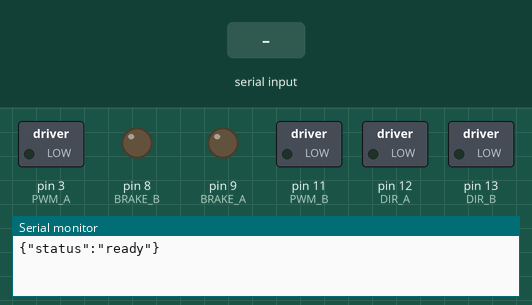
Recording of a sketch running on a simulated Arduino Uno, built with avr-gcc and run on an emulated ATmega328P. On the bench: switched loads named in the sketch (green lamp = pin HIGH), output pins drawn as LEDs (lit = HIGH), the last lines printed to the serial monitor. The test bench sets the inputs (shaded band).

Above: at 1.2 s.
1.3 s: "S" received over Serial
At 2.2 s:
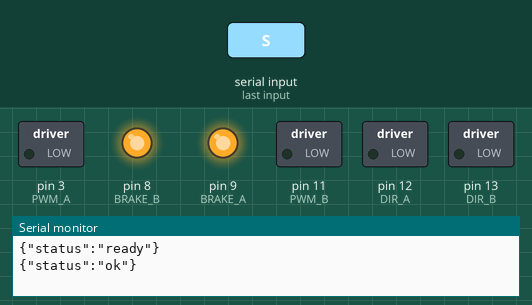
2.8 s: "F90\n" received over Serial
At 3.4 s:
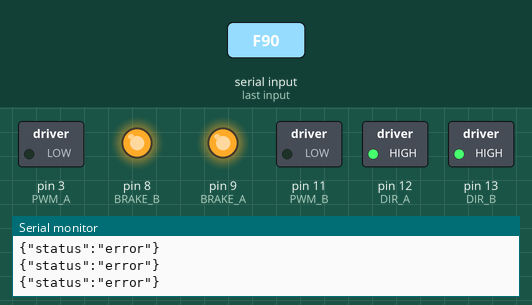
4.3 s: "L90\n" received over Serial
At 5.5 s:
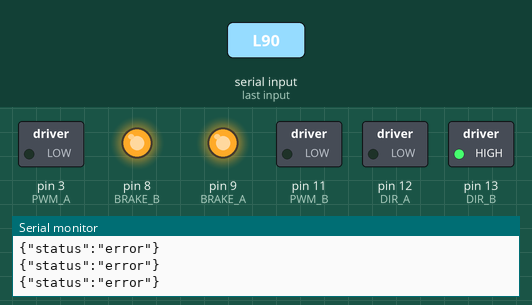
5.8 s: "R90\n" received over Serial
At 6.8 s:
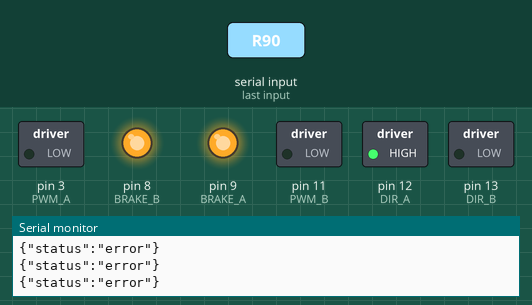
7.3 s: "G90\n" received over Serial
At 8.0 s:
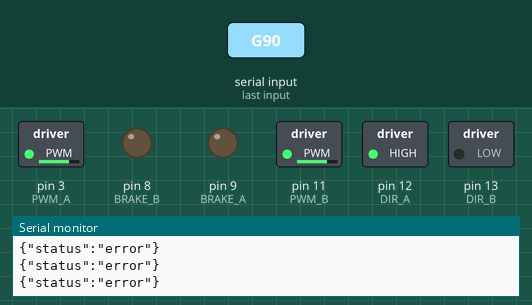
Timing chart, 0 to 9.8 s (numbered marks = the images above; inputs shaded):
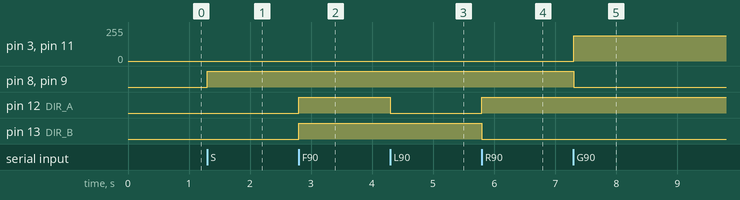

Measured:
- after the input at 1.3 s, pin 8 (BRAKE_B), pin 9 (BRAKE_A): LOW → HIGH at once
- after the input at 2.8 s, pin 12 (DIR_A), pin 13 (DIR_B): LOW → HIGH at once
- after the input at 4.3 s, pin 12 (DIR_A): HIGH → LOW at once
- after the input at 5.8 s, pin 12 (DIR_A): LOW → HIGH at once; pin 13 (DIR_B): HIGH → LOW at once
- after the input at 7.3 s, pin 3 (PWM_A), pin 11 (PWM_B): 0/255 → 191/255 at once; pin 8 (BRAKE_B), pin 9 (BRAKE_A): HIGH → LOW at once

The sketch:

rccar.ino
```cpp
#include <SoftwareSerial.h>

const int
BT_RX   = 2,
BT_TX   = 4,
// Left Motor
DIR_A   = 12,
PWM_A   = 3,
BRAKE_A = 9,
SNS_A   = A0,
// Right Motor
DIR_B   = 13,
PWM_B   = 11,
BRAKE_B = 8,
SNS_B   = A1;

int curSpeed = 0;

void setup() {
  pinMode(BRAKE_A, OUTPUT);
  pinMode(DIR_A, OUTPUT);
  pinMode(BRAKE_B, OUTPUT);
  pinMode(DIR_B, OUTPUT);

  Serial.begin(9600);
  PRINTREADY();
}

void loop() {
  if (Serial.available()) {
    char toSend = (char)Serial.read();
    if(toSend == 'F') {
      STOP();
      FORWARD();
      PRINTOK();
    }
    else if (toSend == 'B') {
      STOP();
      BACKWARD();
      PRINTOK();
    }
    else if (toSend == 'L') {
      STOP();
      LEFT();
      PRINTOK();
    }
    else if (toSend == 'R') {
      STOP();
      RIGHT();
      PRINTOK();
    }
    else if (toSend == 'G') {
      READY();
      GO();
      PRINTOK();
    }
    else if (toSend == 'S') {
      STOP();
      PRINTOK();
    }
    else if (toSend == 'V') {
      int s = Serial.parseInt();
      POWER(s);
      PRINTPOWER();
    }
    else if (toSend == 's') {
      PRINTSENSING();
    }
    else  {
      PRINTERROR();
    }
  }
}

void READY() {
  if(curSpeed == 0) {
    curSpeed = 191;
  }
}

void POWER(int s) {
  if (s < 127) {
    curSpeed = 127;
  }
  else if (s > 255) {
    curSpeed = 255;
  }
  else {
    curSpeed = s;
  }
}

void STOP(){
  digitalWrite(BRAKE_A, HIGH);
  digitalWrite(BRAKE_B, HIGH);
  analogWrite(PWM_A, 0);
  analogWrite(PWM_B, 0);
}

void GO() {
  digitalWrite(BRAKE_A, LOW);
  digitalWrite(BRAKE_B, LOW);
  analogWrite(PWM_A, curSpeed);
  analogWrite(PWM_B, curSpeed);
}

void FORWARD() {
  digitalWrite(DIR_A, HIGH);
  digitalWrite(DIR_B, HIGH);
}

void BACKWARD() {
  digitalWrite(DIR_A, LOW);
  digitalWrite(DIR_B, LOW);
}

void LEFT() {
  digitalWrite(DIR_A, LOW);
  digitalWrite(DIR_B, HIGH);
}

void RIGHT() {
  digitalWrite(DIR_A, HIGH);
  digitalWrite(DIR_B, LOW);
}

void PRINTOK() {
  Serial.println("{\"status\":\"ok\"}");
}

void PRINTERROR() {
  Serial.println("{\"status\":\"error\"}");
}

void PRINTREADY() {
  Serial.println("{\"status\":\"ready\"}");
}

void PRINTPOWER() {
  Serial.print("{\"status\":\"ok\",\"power\":");
  Serial.print(curSpeed);
  Serial.println("}");
}

void PRINTSENSING() {
  int a = analogRead(SNS_A);
  int b = analogRead(SNS_B);
  Serial.print("{\"status\":\"ok\",\"left\":");
  Serial.print(a);
  Serial.print(",\"right\":");
  Serial.print(b);
  Serial.println("}");
}
```
